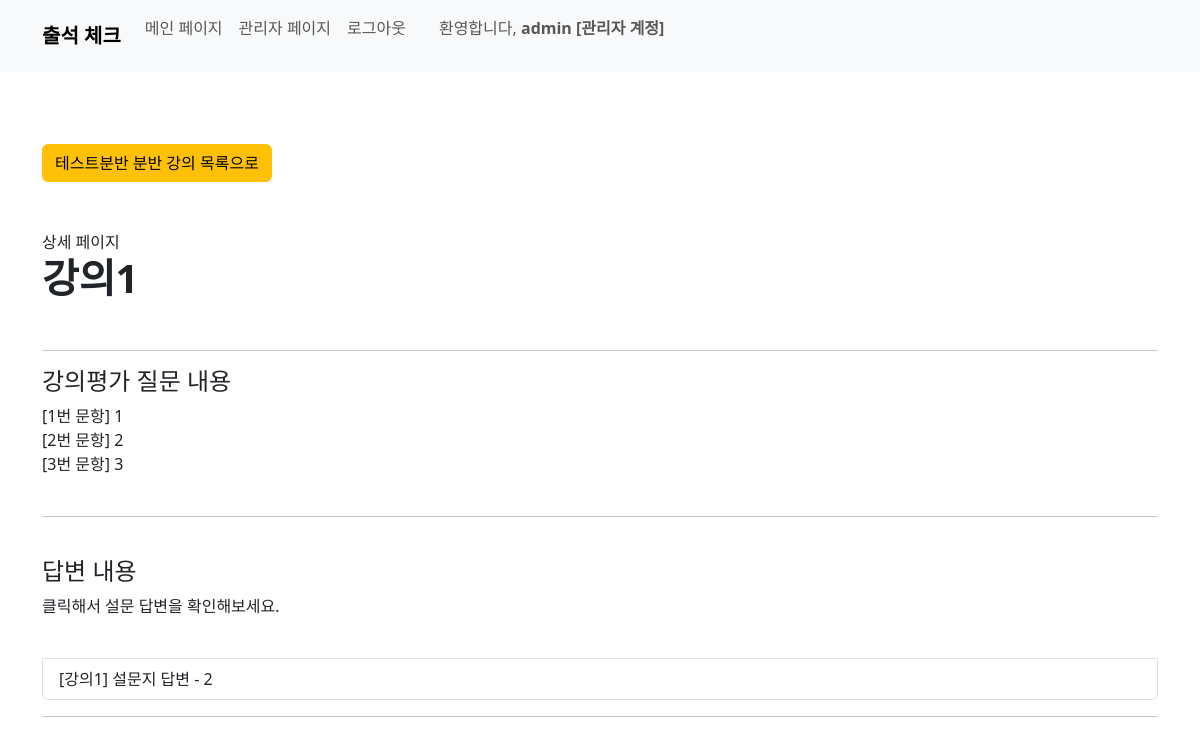
Screenshot of /survey/detail/1/ (signed in) with the database file from the repository.
### user/models.py (models this page shows, shortened)
class Division(models.Model):
    name = models.CharField(max_length=50)

### course/models.py (models this page shows, shortened)
class Course(models.Model):
    course_name = models.CharField(max_length=50)
    teacher_name = models.CharField(max_length=20)
    division_name = models.ForeignKey(Division, on_delete=models.CASCADE)
    start_date = models.DateField()
    start_at = models.TimeField()
    end_at = models.TimeField()
    hours = models.IntegerField()

### survey/models.py (models this page shows, shortened)
class Survey(models.Model):
    course_id = models.OneToOneField(Course, on_delete=models.CASCADE)
    question1 = models.CharField(max_length=200)
    question2 = models.CharField(max_length=200, blank=True)
    question3 = models.CharField(max_length=200, blank=True)
    question4 = models.CharField(max_length=200, blank=True)
    question5 = models.CharField(max_length=200, blank=True)
    question6 = models.CharField(max_length=200, blank=True)
    question7 = models.CharField(max_length=200, blank=True)
    question8 = models.CharField(max_length=200, blank=True)
    question9 = models.CharField(max_length=200, blank=True)
    question10 = models.CharField(max_length=200, blank=True)

class SurveyReply(models.Model):
    student_id = models.ForeignKey(Student, on_delete=models.CASCADE, default=0)
    survey_id = models.ForeignKey(Survey, on_delete=models.CASCADE)
    reply1 = models.TextField()
    reply2 = models.TextField(blank=True)
    reply3 = models.TextField(blank=True)
    reply4 = models.TextField(blank=True)
    reply5 = models.TextField(blank=True)
    reply6 = models.TextField(blank=True)
    reply7 = models.TextField(blank=True)
    reply8 = models.TextField(blank=True)
    reply9 = models.TextField(blank=True)
    reply10 = models.TextField(blank=True)
    submit_survey = models.BooleanField(default=False)
    def __str__(self):
        survey = get_object_or_404(Survey, pk=self.survey_id.pk)
        course = get_object_or_404(Course, pk=survey.course_id.pk)
        return f'[{course.course_name}] 설문지 답변 - {self.pk}'

### survey/views.py (the view)
# urls.py: path('detail/<int:pk>/', views.survey_detail, name='survey_detail'),
@user_passes_test(lambda u: u.is_staff, login_url='/') # 권한 없으면 홈으로
def survey_detail(request, pk):
    survey = None
    course = None
    divison = None
    survey_reply = None
    try:
        survey = Survey.objects.get(course_id=pk)
        course = Course.objects.get(pk=survey.course_id.pk)
        division = Division.objects.get(pk=course.division_name_id)
    except Survey.DoesNotExist:
        pass
    except Course.DoesNotExist:
        pass
    if survey is not None:
        survey_reply = SurveyReply.objects.filter(survey_id = survey.pk)
    context = {
        'survey': survey,
        'course': course,
        'division': division,
        'survey_reply': survey_reply,
        }
    return render(request, 'survey/survey_detail.html', context)

### survey/templates/survey/survey_detail.html (shortened to what this page needs)
{% load static %}
{% load django_bootstrap5 %}
{% bootstrap_css %}
<!DOCTYPE html>
<html>
<head>
</head>
<body>
  {% include 'home/navbar.html' %}
  <br><br><br>
    <div class="container">
      <a class="btn btn-warning" href="{% url 'survey:survey_list' division.pk %}" role="button"> {{division.name}} 분반 강의 목록으로 </a>
      <br><br><br>
      상세 페이지
      <h1><b>{{ course.course_name }}</b></h1>
      <br>
        <hr>
        <h4> 강의평가 질문 내용 </h4>
        {% if survey.question1 %}
            [1번 문항] {{ survey.question1 }}
            <br>
        {% else %}
            [1번 문항] 없음
            <br>
        {% endif %}
        {% if survey.question2 %}
            [2번 문항] {{ survey.question2 }}
            <br>
        {% else %}
            [2번 문항] 없음
            <br>
        {% endif %}
        {% if survey.question3 %}
            [3번 문항] {{ survey.question3 }}
            <br>
        {% else %}
            [3번 문항] 없음
            <br>
        {% endif %}
        <br>
        <hr>
        <br>
        <div class="list-group">
          <h4> 답변 내용 </h4>
          <p>클릭해서 설문 답변을 확인해보세요.</p>
          <br>
          {% if survey_reply %}
            {% for sr in survey_reply %}
              <a href="{% url 'survey:survey_reply_detail' sr.pk %}" class="list-group-item list-group-item-action">
                {{ sr }}
              </a>
            {% endfor %}
          {% else %}
              <i style="color: blue">
                아직 작성된 설문이 없습니다!
              </i>
          {% endif %}
        </div>
        <hr>
  </div>
</body>
</html>

### home/templates/home/navbar.html (shortened to what this page needs)
{% load django_bootstrap5 %}
{% bootstrap_css %}
<nav class="navbar navbar-expand-lg bg-body-tertiary bg-light">
  <div class="container-fluid container">
      <a class="navbar-brand" href="{% url 'home:home' %}"><b>출석 체크</b></a>
      <div class="collapse navbar-collapse" id="navbarNav">
          <ul class="navbar-nav mb-3">
              {% if user.is_authenticated %}
                  {% if user.is_staff %}
                      <li class="nav-item">
                        <a class="nav-link" aria-current="page" href="{% url 'home:home' %}">메인 페이지</a>
                      </li>
                      <li class="nav-item">
                        <a class="nav-link" aria-current="page" href="{% url 'user:admin_home' %}">관리자 페이지</a>
                      </li>
                      <li class="nav-item">
                        <a class="nav-link" aria-current="page" href="{% url 'home:logout' %}">로그아웃</a>
                      </li>
                      {% if user.student %}
                      <span class="navbar-text mr-3">
                        &nbsp;&nbsp;&nbsp;&nbsp;&nbsp; 환영합니다, <b> {{ user.student }} </b>
                      </span>
                      {% else %}
                      <span class="navbar-text mr-3">
                        &nbsp;&nbsp;&nbsp;&nbsp;&nbsp; 환영합니다, <b> {{ user }} [관리자 계정] </b>
                      </span>
                      {% endif %}
                  {% endif %}
              {% else %}
                <li class="nav-item">
                  <a class="nav-link active" href="{% url 'home:login' %}">로그인</a>
                </li>
              {% endif %}
          </ul>
      </div>
  </div>
</nav>

### rows the page displays
Division: name "테스트분반"
Course: course_name "강의1"
Survey: question1 "1", question2 "2", question3 "3"
SurveyReply: survey_id+id "[강의1] 설문지 답변 - 2"

### other values shown
{{ user }} "admin"
